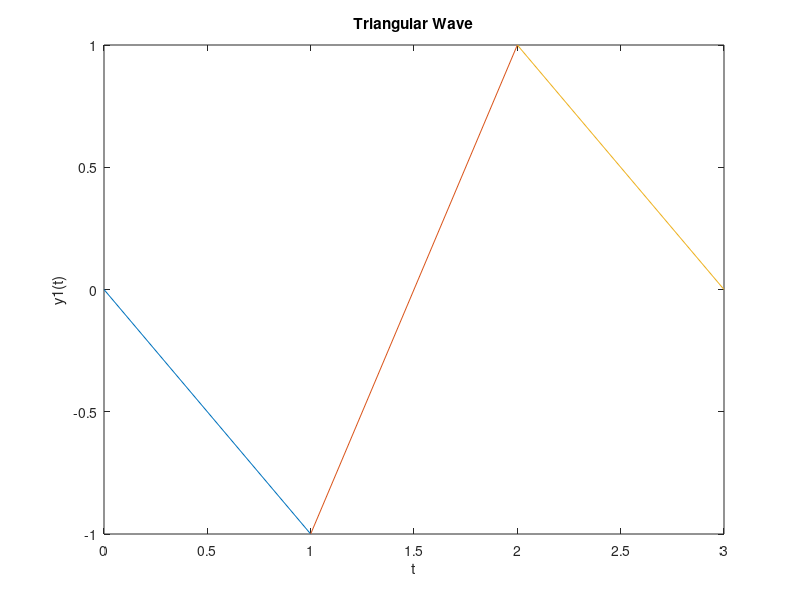

This figure's MATLAB source:
clear all
close all
t=0:1;
A = -t;
figure(1)    
plot(t,A)
hold on
t=1:2;
A = 2*t -3;
plot(t,A)
hold on
t=2:3;
A = -t+3;
plot(t,A)
title('Triangular Wave')
ylabel('y1(t)')
xlabel('t')
